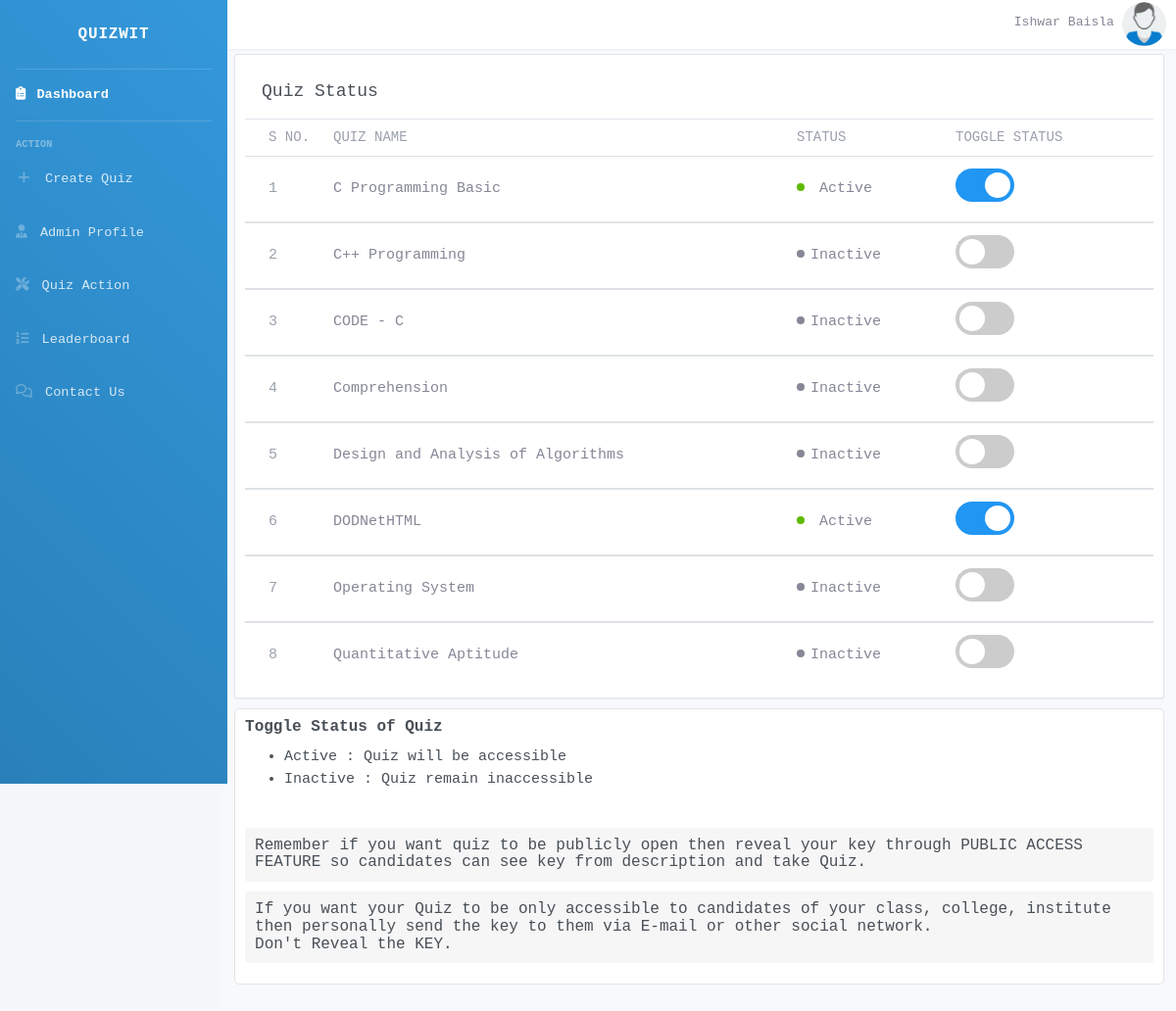
Before: /exam_status.php (signed in) with the older database file.
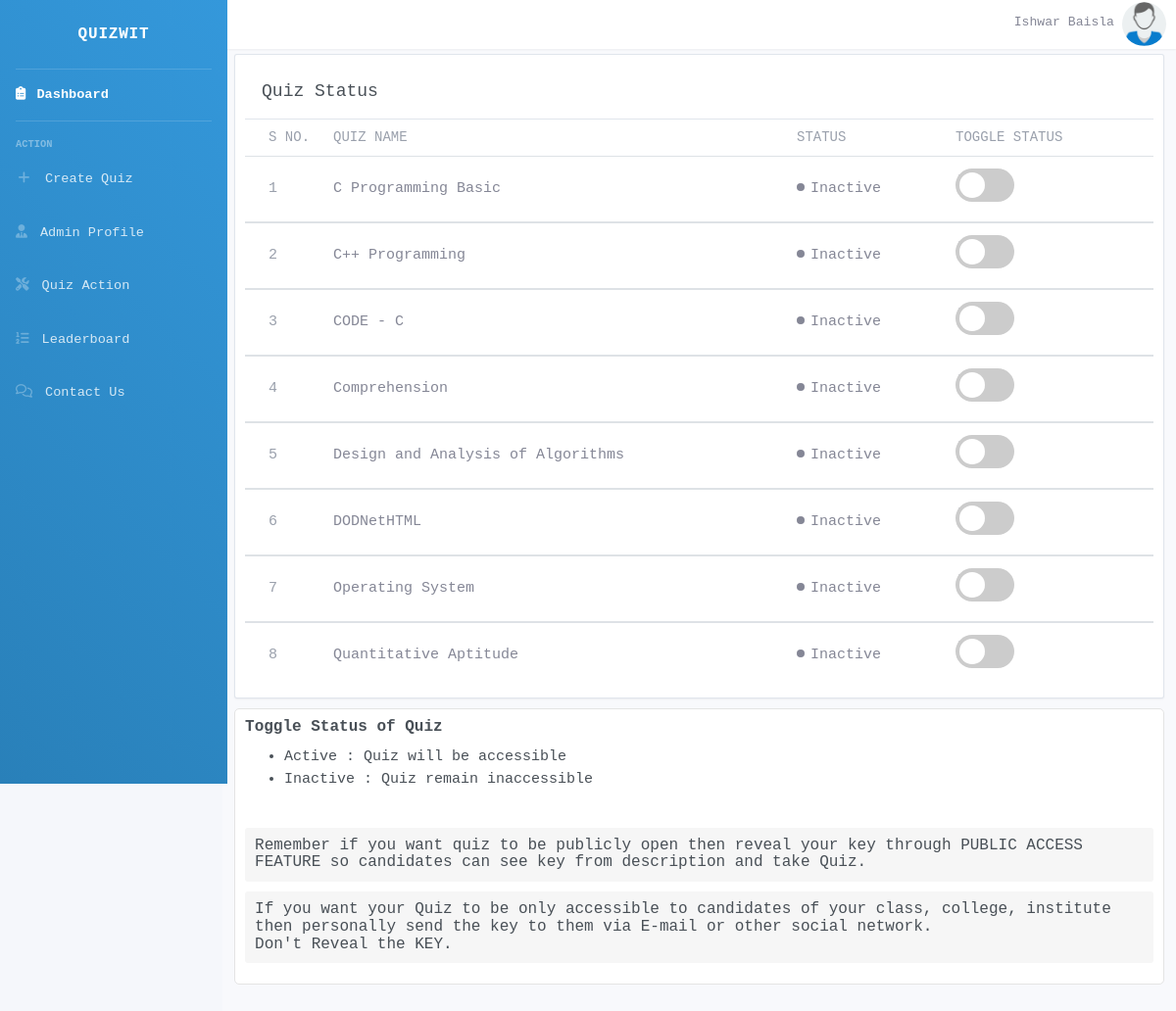
After: the same page with the newer database file.
### tables this page shows
CREATE TABLE `quizes` (
  `quiz_id` int(11) NOT NULL,
  `quiz_name` varchar(50) NOT NULL,
  `difficulty_level` char(30) NOT NULL,
  `description` varchar(1000) NOT NULL,
  `number_of_questions` int(11) NOT NULL,
  `is_active` int(11) NOT NULL,
  `active_timing` bigint(20) NOT NULL,
  `inactive_timing` bigint(20) NOT NULL,
  `Exam_key` varchar(30) NOT NULL,
  `key_access` tinyint(4) NOT NULL,
  `show_evaluation` tinyint(4) NOT NULL,
  `shuffle` tinyint(4) NOT NULL,
  `time_duration` int(11) NOT NULL,
  `marks_per_question` int(11) NOT NULL,
  `negative_marking` double NOT NULL,
  `passing_percentage` int(11) NOT NULL,
  `admin_email_id` int(11) NOT NULL,
  `time_stamp` varchar(100) NOT NULL
);

### exam_status.php (the view, shortened to what this page needs)
<!DOCTYPE html>
<html>
<head>
</head>
</html>
<?php
    require_once('connection.php');
?>
<!DOCTYPE html>
<html>
	<?php include 'includes/header.php'; ?>
	<?php include 'includes/navbar.php'; ?>
	<div class="container">
  <div style="height: 55px;"></div>
		<div  style="margin-bottom: -40px;" class="row row-card row-deck">
			<div class="col-12">
				<div class="card">
					<div class="card-header">
						<h2 class="card-title">Quiz Status</h2>
					</div>
					<div class="table-responsive">
						<table class="table card-table table-vcenter text-nowrap">
							<thead>
								<tr>
									<th class="w-1">S No.</th>
									<th>Quiz Name</th>
									<th>Status</th>
									<th>Toggle Status</th>
								</tr>
							</thead>
							<tbody>
								<form action="toggle_state.php" method="get">
					        	<?php
					            $temp = "SELECT * FROM quizes WHERE admin_email_id='$_SESSION[admin_id]' ORDER BY quiz_name";
					            $result = mysqli_query($conn,$temp);
					            $i = 1;
					             $k=-1;
					             $m=1;
					            while($row = $result->fetch_assoc())
					            {
					               $sql = "SELECT * FROM question_bank WHERE quiz_id='$row[quiz_id]'";
					                    $temp = mysqli_query($conn,$sql);
					                  if($temp->num_rows>0)
					                  {
					                 $k = $k+1;
					                ?>
					                      <tr>
					                      	<td>
								              <span class="text-muted"><?php echo $i; ?></span>
								            </td>
					                        <td class="quiz-name"><?php echo $row['quiz_name']; ?></td>
					                        <td class="quiz-status">
					                        	<?php
					                        	if($row['is_active'])
					                    {
					                    	echo "<span class='status-icon bg-success'></span>
					                    		Active
					                    	<div class='count-active'></div>"; $m = 1;}
					                    else
					                    	{echo "<span class='status-icon bg-unsuccess'></span>Inactive";
					                     $m=2;}
					                    ?>
					                    </td>
					                    <td class='toggle'>
					                        <label class="switch">
					                        <?php
					                        if($m==1)
					                        {
					                        	?>
					                        <input class='check-state' onclick='change_check(<?php echo $row['quiz_id'];?>,<?php echo $k;?>)' type='checkbox' checked>;
					                        <?php
					                         }
					                         else {
					                         	?>
					                        <input class='check-state' onclick='change_check(<?php echo $row['quiz_id'];?>,<?php echo $k;?>)' type='checkbox' unchecked>;
                                              <?php
                                          }
                                          ?>
  											<span class="slider round"></span>
											</label>
					                    </td>
					                  </tr>
							</tbody>
							<?php
                                     $i =$i + 1;
					              }
					        }
					        ?>
						</table>
					</div>
				</div>
			</div>
		</div>
		<div class="explaining-feature">
			<h5>Toggle Status of Quiz</h5>
			<ul>
				<li>Active : Quiz will be accessible</li>
				<li>Inactive : Quiz remain inaccessible</li>
			</ul>
			<br>
			<h5 class="gray-block">Remember if you want quiz to be publicly open then reveal your key through PUBLIC ACCESS FEATURE so candidates can see key from description and take Quiz.</h5>
			<h5 class="gray-block" >If you want your Quiz to be only accessible to candidates of your class, college, institute then personally send the key to them via E-mail or other social network.<br>
				Don't Reveal the KEY.
			</h5>
		</div>
	</div>
</body>
</html>

Changed rows visible on the page:
changed quizes "C Programming Basic": is_active "Active" → "Inactive"
changed quizes "DODNetHTML": is_active "Active" → "Inactive"
